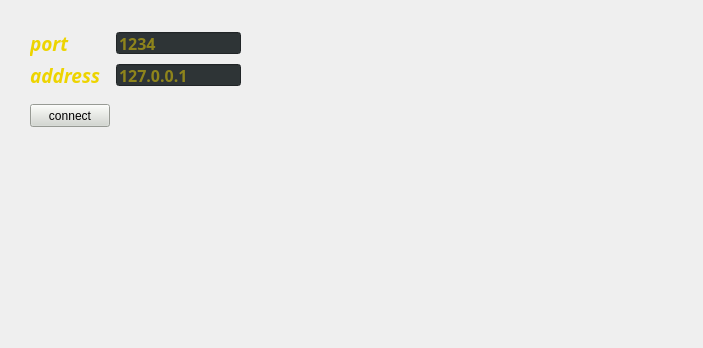
<?xml version="1.0" encoding="UTF-8"?>
<ui version="4.0">
 <class>ConnectionWindow</class>
 <widget class="QMainWindow" name="ConnectionWindow">
  <property name="geometry">
   <rect>
    <x>0</x>
    <y>0</y>
    <width>703</width>
    <height>348</height>
   </rect>
  </property>
  <property name="sizePolicy">
   <sizepolicy hsizetype="Fixed" vsizetype="Fixed">
    <horstretch>0</horstretch>
    <verstretch>0</verstretch>
   </sizepolicy>
  </property>
  <property name="windowTitle">
   <string>ConnectionWindow</string>
  </property>
  <property name="autoFillBackground">
   <bool>false</bool>
  </property>
  <property name="styleSheet">
   <string notr="true">border-image: url(:/resources/images/loshorroresdelaguerra.png)  
0 0 0  strech strech;

</string>
  </property>
  <widget class="QWidget" name="centralwidget">
   <property name="autoFillBackground">
    <bool>false</bool>
   </property>
   <property name="styleSheet">
    <string notr="true">background-color: transparent;
</string>
   </property>
   <widget class="QLineEdit" name="lineEdit">
    <property name="geometry">
     <rect>
      <x>116</x>
      <y>32</y>
      <width>125</width>
      <height>22</height>
     </rect>
    </property>
    <property name="font">
     <font>
      <family>Ubuntu Condensed</family>
      <pointsize>12</pointsize>
      <bold>true</bold>
     </font>
    </property>
    <property name="autoFillBackground">
     <bool>false</bool>
    </property>
    <property name="styleSheet">
     <string notr="true">background-color: rgb(46, 52, 54);
color: rgb(237, 212, 0);

border-image: rgb(85, 87, 83)</string>
    </property>
    <property name="placeholderText">
     <string>1234</string>
    </property>
   </widget>
   <widget class="QLabel" name="label_3">
    <property name="geometry">
     <rect>
      <x>30</x>
      <y>30</y>
      <width>80</width>
      <height>26</height>
     </rect>
    </property>
    <property name="font">
     <font>
      <family>Yrsa</family>
      <pointsize>14</pointsize>
      <italic>true</italic>
      <bold>true</bold>
     </font>
    </property>
    <property name="autoFillBackground">
     <bool>false</bool>
    </property>
    <property name="styleSheet">
     <string notr="true">border-image: rgb(85, 87, 83);
color: rgb(237, 212, 0);
font: 700 italic 14pt &quot;Yrsa&quot;;

</string>
    </property>
    <property name="text">
     <string>port</string>
    </property>
   </widget>
   <widget class="QLabel" name="label_2">
    <property name="geometry">
     <rect>
      <x>30</x>
      <y>62</y>
      <width>80</width>
      <height>26</height>
     </rect>
    </property>
    <property name="font">
     <font>
      <family>Yrsa</family>
      <pointsize>14</pointsize>
      <italic>true</italic>
      <bold>true</bold>
     </font>
    </property>
    <property name="autoFillBackground">
     <bool>false</bool>
    </property>
    <property name="styleSheet">
     <string notr="true">border-image: rgb(85, 87, 83);
color: rgb(237, 212, 0);
font: 700 italic 14pt &quot;Yrsa&quot;;

</string>
    </property>
    <property name="text">
     <string>address</string>
    </property>
   </widget>
   <widget class="QLineEdit" name="lineEdit_2">
    <property name="geometry">
     <rect>
      <x>116</x>
      <y>64</y>
      <width>125</width>
      <height>22</height>
     </rect>
    </property>
    <property name="sizePolicy">
     <sizepolicy hsizetype="Minimum" vsizetype="Maximum">
      <horstretch>0</horstretch>
      <verstretch>0</verstretch>
     </sizepolicy>
    </property>
    <property name="font">
     <font>
      <family>Ubuntu Condensed</family>
      <pointsize>12</pointsize>
      <bold>true</bold>
     </font>
    </property>
    <property name="autoFillBackground">
     <bool>false</bool>
    </property>
    <property name="styleSheet">
     <string notr="true">background-color: rgb(46, 52, 54);
color: rgb(237, 212, 0);

border-image: rgb(85, 87, 83)</string>
    </property>
    <property name="placeholderText">
     <string>127.0.0.1</string>
    </property>
   </widget>
   <widget class="QPushButton" name="pushButton">
    <property name="geometry">
     <rect>
      <x>30</x>
      <y>104</y>
      <width>80</width>
      <height>23</height>
     </rect>
    </property>
    <property name="styleSheet">
     <string notr="true">background-color: rgb(211, 215, 207);
border-image: transparent;
</string>
    </property>
    <property name="text">
     <string>connect</string>
    </property>
   </widget>
  </widget>
 </widget>
 <resources/>
 <connections/>
</ui>
